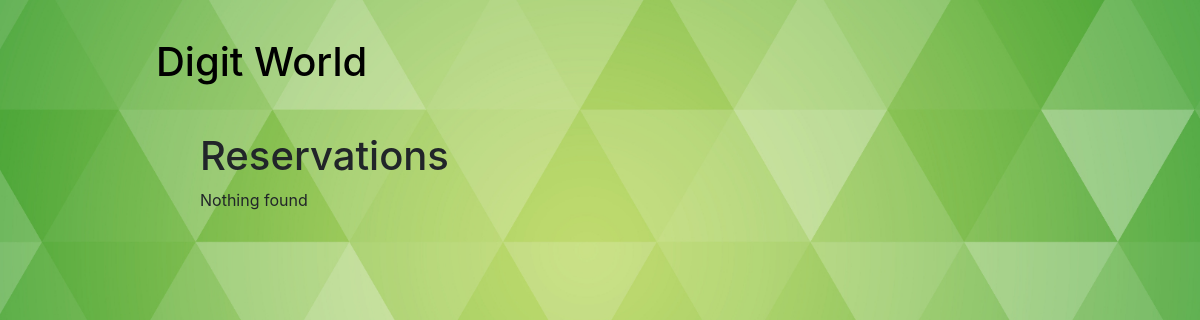
Page /reservations/history/ (signed in) on the earlier database version.
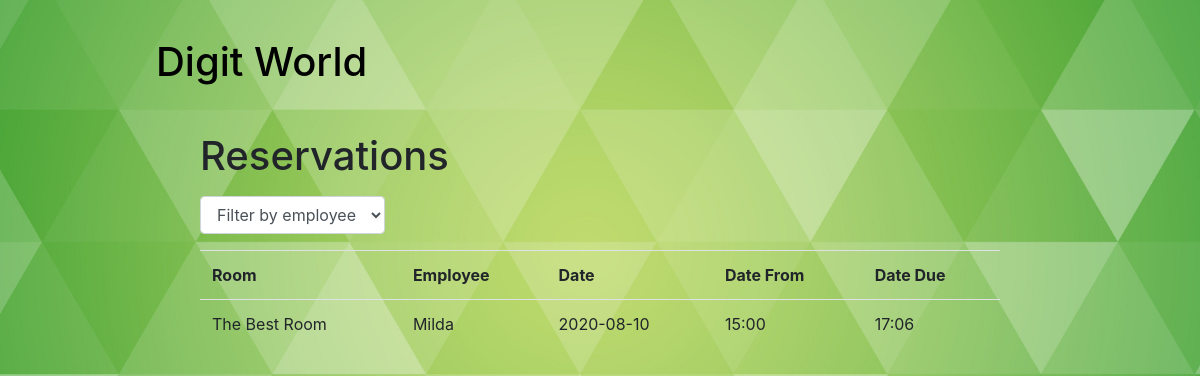
Same page on the later database version.
### reservations/models.py (models this page shows, shortened)
class Reservations(models.Model):
    room_id = models.ForeignKey(Rooms, on_delete=models.SET_NULL, null=True,
                                db_constraint=False)
    employee_id = models.ForeignKey(User, on_delete=models.SET_NULL, null=True,
                                    db_constraint=False)
    date = models.DateField('Date', null=False, default=datetime.now,
                            blank=False)
    time_from = models.TimeField('Time From', null=False, blank=False)
    time_to = models.TimeField('Time To', null=False, blank=False)
    STATUS = (
        ('w', ('waiting')),
        ('d', ('done')),
        ('x', ('canceled')),
    )
    status = models.CharField(max_length=1,
                              choices=STATUS,
                              blank=True,
                              default='w',
                              help_text=('Status')
                              )

class Rooms(models.Model):
    title = models.CharField('Title', max_length=200)
    def __str__(self):
        return self.title
    class Meta:
        verbose_name = "Room"
        verbose_name_plural = "Rooms"

### reservations/views.py (the view)
# urls.py: path('history/', views.reservations_list, name='all_reservations'),
@login_required(login_url='/reservations/')
def reservations_list(request):
    paginator = Paginator(
        Reservations.objects.filter(date__gte=datetime.now().date()).exclude(
            status="x").order_by('date').all(), 5)
    page_number = request.GET.get('page')
    reservations = paginator.get_page(page_number)
    employees = User.objects.all()
    context = {
        'reservations': reservations,
        'employees': employees
    }
    return render(request, 'reservations_ListView.html', context=context)

### reservations/templates/reservations_ListView.html (shortened to what this page needs)
{% extends "base.html" %}
{% block content %}
<h1>Reservations</h1>
{%if reservations%}
<p>
<form action="{% url 'search' %}" method="get"
   class="form-inline my-2 my-md-0">
   <div class="form-group">
      <select class="form-control" name="query" type="text"
         id="exampleFormControlSelect1" onchange="this.form.submit()">
         <option selected>Filter by employee</option>
      </select>
   </div>
</form>
</p>
<div class="visits-list">
   <table class="table table-hover">
      <tr>
         <th scope="col">Room</th>
         <th scope="col">Employee</th>
         <th scope="col">Date</th>
         <th scope="col">Date From</th>
         <th scope="col">Date Due</th>
      </tr>
      {%for reservation in reservations%}
      <tr>
         <td>{{reservation.room_id}}</td>
         <td>{{reservation.employee_id}}</td>
         <td>{{reservation.date|date:"Y-m-d"}}</td>
         <td>{{reservation.time_from|date:"H:i"}}</td>
         <td>{{reservation.time_to|date:"H:i"}}</td>
         {%endfor%}
   </table>
</div>
{%else%}
<p>Nothing found</p>
{% endif %}
{% endblock %}

### reservations/templates/base.html (shortened to what this page needs)
<!DOCTYPE html>
<html lang="en">
   <head>
      {%load static%}
      <link rel="stylesheet" href="{% static 'css/styles.css' %}">
      <link rel="stylesheet"
         href="https://maxst.icons8.com/vue-static/landings/line-awesome/line-awesome/1.3.0/css/line-awesome.min.css">
      <link rel="stylesheet"
         href="https://stackpath.bootstrapcdn.com/bootstrap/4.5.1/css/bootstrap.min.css"
>
      <link href="https://unpkg.com/gijgo@1.9.13/css/gijgo.min.css"
         rel="stylesheet" type="text/css"/>
   </head>
   <body>
      <div class="wrapper">
         <nav class="navbar navbar-light light-blue lighten-4">
            <h1 class="logo"><a href="{%url 'index'%}">Digit World</a></h1>
            {%if user.is_authenticated%}
            <button class="navbar-toggler toggler-example" type="button"
               data-toggle="collapse"
               data-target="#navbarSupportedContent1"
               aria-controls="navbarSupportedContent1" aria-expanded="false"
               aria-label="Toggle navigation">
            </button>
            {%endif%}
         </nav>
         <div class="window" style="margin: 0 auto;">
            {%block content%}
            {%endblock%}
         </div>
      </div>
   </body>
</html>

### reservations/static/css/styles.css (style rules this page uses)
* { box-sizing: border-box; }
a { color: black!important; text-decoration: none; }
body { background: url('../image/cover.jpg')no-repeat center center fixed; -webkit-background-size: cover; -moz-background-size: cover; -o-background-size: cover; background-size: cover; font-family: 'Heebo', sans-serif; color: white; }
.wrapper { max-width: 1000px; margin: 0 auto; padding: 0 10px; }
.logo { display: flex; justify-content: center; padding: 30px; }
.window { width: 100vh; justify=-content: center; }
.navbar-toggler { font-size: 2rem!important; }
.navbar-light .navbar-toggler { border-color: transparent!important; }

Differences in the rows shown:
added Reservations: room_id "The Best Room", employee_id "Milda", date "2020-08-10", time_from "15:00", time_to "17:06"
Other differences:
form field query: (not shown) → "Filter by employee"
text no longer shown: "Nothing found"
text now shown: "Room Employee Date Date From Date Due"
